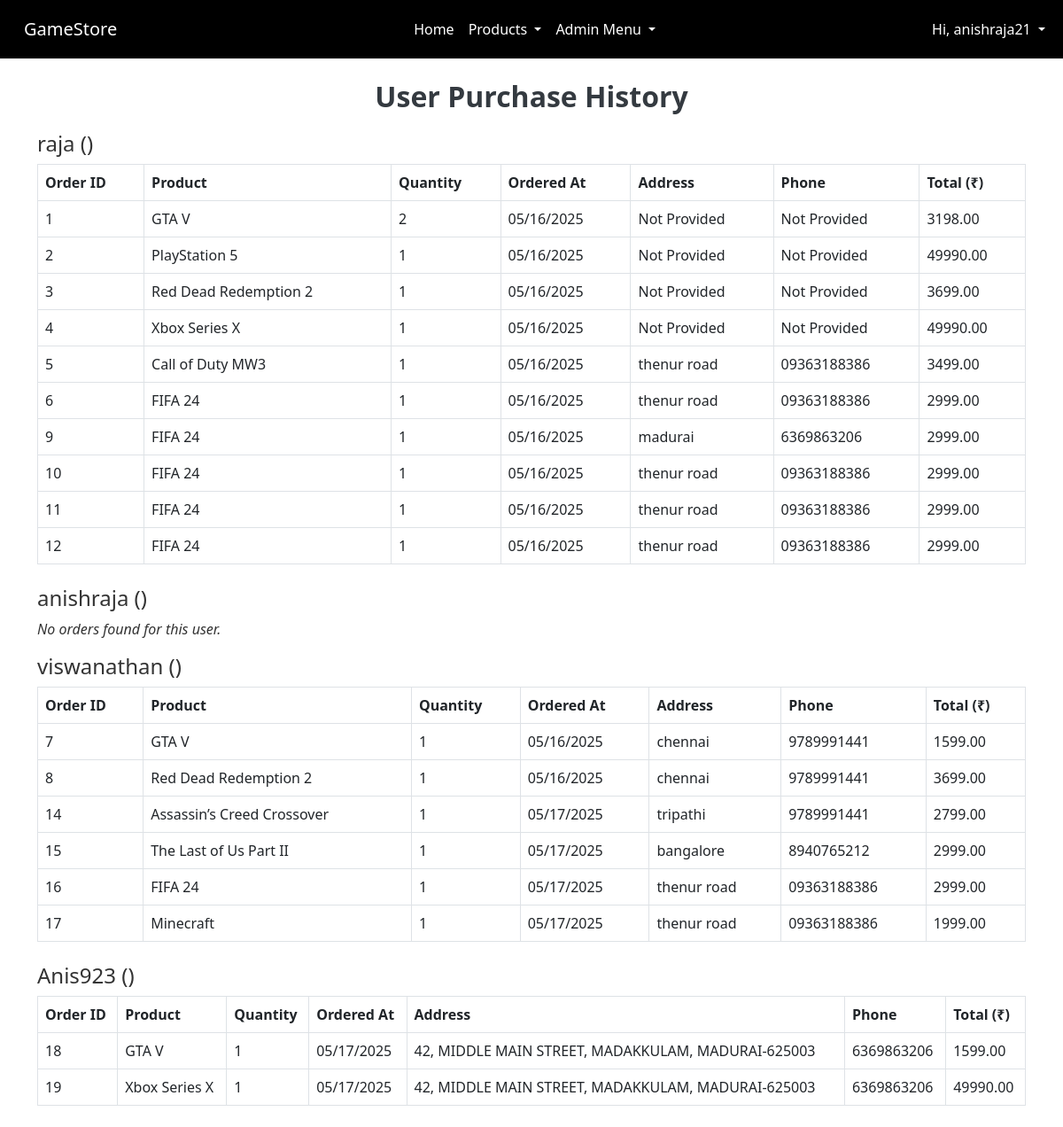
The page /dashboard/view-orders/ (signed in) on the database its author committed.
### store/models.py (models this page shows, shortened)
class Order(models.Model):
    user = models.ForeignKey(User, on_delete=models.CASCADE, related_name='orders')
    product = models.ForeignKey(Product, on_delete=models.CASCADE, related_name='orders')
    quantity = models.PositiveIntegerField(default=1)
    ordered_at = models.DateTimeField(auto_now_add=True)
    full_name = models.CharField(max_length=100, default="Not Provided")
    address = models.TextField(default="Not Provided")
    phone = models.CharField(max_length=15, default="Not Provided")

class Product(models.Model):
    CATEGORY_CHOICES = [
        ('Game', 'Game'),
        ('Console', 'Console'),
        ('Accessory', 'Accessory'),
    ]
    name = models.CharField(max_length=100)
    description = models.TextField(blank=True)  # product details/description
    price = models.DecimalField(max_digits=10, decimal_places=2)
    category = models.CharField(max_length=20, choices=CATEGORY_CHOICES)
    image = models.ImageField(upload_to='products/', blank=True, null=True)

### store/views.py (the view)
# urls.py: path('dashboard/view-orders/', views.view_users_orders, name='view_users_orders'),
@staff_member_required
def view_users_orders(request):
    users = User.objects.filter(is_superuser=False).prefetch_related('orders__product')
    return render(request, 'store/view_users_orders.html', {'users': users})

### store/templatetags/custom_filters.py (called while the page is built)
@register.filter
def multiply(value, arg):
    return value * arg

### store/templates/store/view_users_orders.html (shortened to what this page needs)
{% extends 'store/base.html' %}
{% load custom_filters %}
{% block content %}
<h2>User Purchase History</h2>
{% if users %}
  {% for user in users %}
    <h4>{{ user.username }} ({{ user.email }})</h4>
    {% if user.orders.all %}
      <table class="table table-bordered mb-4">
        <thead>
          <tr>
            <th>Order ID</th>
            <th>Product</th>
            <th>Quantity</th>
            <th>Ordered At</th>
            <th>Address</th>
            <th>Phone</th>
            <th>Total (₹)</th>
          </tr>
        </thead>
        <tbody>
          {% for order in user.orders.all %}
          <tr>
            <td>{{ order.id }}</td>
            <td>{{ order.product.name }}</td>
            <td>{{ order.quantity }}</td>
            <td>{{ order.ordered_at|date:"SHORT_DATE_FORMAT" }}</td>
            <td>{{ order.address }}</td>
            <td>{{ order.phone }}</td>
            <td>{{ order.quantity|multiply:order.product.price }}</td>
          </tr>
          {% endfor %}
        </tbody>
      </table>
    {% else %}
      <p><em>No orders found for this user.</em></p>
    {% endif %}
  {% endfor %}
{% else %}
  <p>No users found.</p>
{% endif %}
{% endblock %}

### store/templates/store/base.html (shortened to what this page needs)
{% load static %}
<!DOCTYPE html>
<html lang="en">
<head>
  <link href="https://cdn.jsdelivr.net/npm/bootstrap@5.3.0/dist/css/bootstrap.min.css" rel="stylesheet" />
  <link rel="stylesheet" href="{% static 'css/style.css' %}">
</head>
<body>
<nav class="navbar navbar-expand-lg navbar-dark ">
  <div class="container-fluid">
    <a class="navbar-brand" href="{% url 'home' %}">GameStore</a>
    <div class="collapse navbar-collapse" id="navbarNavDropdown">
      {% if user.is_authenticated %}
      <ul class="navbar-nav ms-auto mb-2 mb-lg-0">
        <li class="nav-item">
          <a class="nav-link" href="{% url 'home' %}">Home</a>
        </li>
        <li class="nav-item dropdown">
          <a class="nav-link dropdown-toggle" href="#" role="button" data-bs-toggle="dropdown" aria-expanded="false">
            Products
          </a>
        </li>
        {% if not user.is_superuser %}
          <li class="nav-item">
            <a class="nav-link" href="{% url 'wishlist' %}">Wishlist</a>
          </li>
          <li class="nav-item">
            <a class="nav-link" href="{% url 'cart' %}">Cart</a>
          </li>
        {% else %}
          <li class="nav-item dropdown">
            <a class="nav-link dropdown-toggle" href="#" role="button" data-bs-toggle="dropdown" aria-expanded="false">
              Admin Menu
            </a>
          </li>
        {% endif %}
      </ul>
      <ul class="navbar-nav ms-auto">
        <li class="nav-item dropdown">
          <a class="nav-link dropdown-toggle" href="#" role="button" data-bs-toggle="dropdown" aria-expanded="false">
            Hi, {{ user.username }}
          </a>
        </li>
      </ul>
      {% else %}
      <ul class="navbar-nav ms-auto mb-2 mb-lg-0">
        <li class="nav-item"><a class="nav-link" href="{% url 'login' %}">Login</a></li>
        <li class="nav-item"><a class="nav-link" href="{% url 'signup' %}">Sign Up</a></li>
      </ul>
      {% endif %}
    </div>
  </div>
</nav>
<div class="container mt-4">
  {% block content %}{% endblock %}
</div>
</body>
</html>

### static/css/style.css (style rules this page uses)
.navbar { background-color: black; }
.navbar a { color: white; text-decoration: none; padding: 10px 15px; transition: color 0.3s ease; }
body { background-color: #ffffff; color: #333; margin: 0; padding: 0; font-family: 'Segoe UI', Tahoma, Geneva, Verdana, sans-serif; }
h2 { color: #343a40; text-align: center; margin-bottom: 20px; font-weight: 600; }

### rows shown on the page
Order: id "1", product.name "GTA V", quantity "2", ordered_at "05/16/2025", address "Not Provided", phone "Not Provided", quantity|multiply "3198.00"
Order: id "2", product.name "PlayStation 5", quantity "1", ordered_at "05/16/2025", address "Not Provided", phone "Not Provided", quantity|multiply "49990.00"
Order: id "3", product.name "Red Dead Redemption 2", quantity "1", ordered_at "05/16/2025", address "Not Provided", phone "Not Provided", quantity|multiply "3699.00"
Order: id "4", product.name "Xbox Series X", quantity "1", ordered_at "05/16/2025", address "Not Provided", phone "Not Provided", quantity|multiply "49990.00"
Order: id "5", product.name "Call of Duty MW3", quantity "1", ordered_at "05/16/2025", address "thenur road", phone "09363188386", quantity|multiply "3499.00"
Order: id "6", product.name "FIFA 24", quantity "1", ordered_at "05/16/2025", address "thenur road", phone "09363188386", quantity|multiply "2999.00"
Order: id "9", product.name "FIFA 24", quantity "1", ordered_at "05/16/2025", address "madurai", phone "6369863206", quantity|multiply "2999.00"
Order: id "10", product.name "FIFA 24", quantity "1", ordered_at "05/16/2025", address "thenur road", phone "09363188386", quantity|multiply "2999.00"
Order: id "11", product.name "FIFA 24", quantity "1", ordered_at "05/16/2025", address "thenur road", phone "09363188386", quantity|multiply "2999.00"
Order: id "12", product.name "FIFA 24", quantity "1", ordered_at "05/16/2025", address "thenur road", phone "09363188386", quantity|multiply "2999.00"
Order: id "7", product.name "GTA V", quantity "1", ordered_at "05/16/2025", address "chennai", phone "9789991441", quantity|multiply "1599.00"
Order: id "8", product.name "Red Dead Redemption 2", quantity "1", ordered_at "05/16/2025", address "chennai", phone "9789991441", quantity|multiply "3699.00"
Order: id "14", product.name "Assassin’s Creed Crossover", quantity "1", ordered_at "05/17/2025", address "tripathi", phone "9789991441", quantity|multiply "2799.00"
Order: id "15", product.name "The Last of Us Part II", quantity "1", ordered_at "05/17/2025", address "bangalore", phone "8940765212", quantity|multiply "2999.00"
Order: id "16", product.name "FIFA 24", quantity "1", ordered_at "05/17/2025", address "thenur road", phone "09363188386", quantity|multiply "2999.00"
Order: id "17", product.name "Minecraft", quantity "1", ordered_at "05/17/2025", address "thenur road", phone "09363188386", quantity|multiply "1999.00"
Order: id "18", product.name "GTA V", quantity "1", ordered_at "05/17/2025", address "42, MIDDLE MAIN STREET, MADAKKULAM, MADURAI-625003", phone "6369863206", quantity|multiply "1599.00"
Order: id "19", product.name "Xbox Series X", quantity "1", ordered_at "05/17/2025", address "42, MIDDLE MAIN STREET, MADAKKULAM, MADURAI-625003", phone "6369863206", quantity|multiply "49990.00"

### other values the page prints
{{ user.username }} "anishraja21"
{{ user.username }} "raja"
{{ user.username }} "anishraja"
{{ user.username }} "viswanathan"
{{ user.username }} "Anis923"
